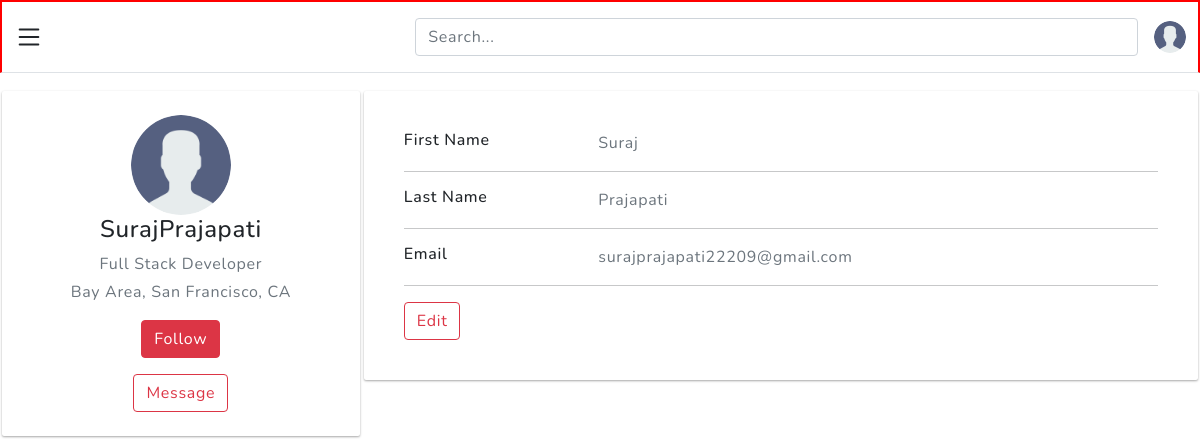
The page /user/profile/ (signed in) on the database its author committed.
### mysite/home/models.py (models this page shows)
class User(db.Model,UserMixin):
    id = db.Column(db.Integer,primary_key=True)
    firstname = db.Column(db.String(20),unique=False,nullable=False)
    lastname = db.Column(db.String(20),unique=False,nullable=False)
    email = db.Column(db.String(25),unique=True,nullable=False)
    is_admin = db.Column(db.Boolean,default=False,nullable=True)
    password = db.Column(db.String(20),unique=False,nullable=False)
    image_file = db.Column(db.String(50),nullable=False,default="default.png")
    user_created = db.Column(db.DateTime,nullable=False,default=datetime.utcnow)
    posts = db.relationship('Blog',backref='users',lazy=True)
    likes = db.relationship('Like',backref='users',lazy=True)
    fallowing = db.relationship('Fallow',secondary=user_fallow,backref='fallowers',lazy=True)

### mysite/user/views.py (the view)
@user.route('/profile/',methods=["GET","POST"])
@login_required
def user_profile():
  return render_template("user/profile.html")

### mysite/home/models.py (called while the page is built)
@login_manager.user_loader
def load_user(user_id):
    return User.query.get(user_id)

### mysite/templates/user/profile.html
{% extends 'base.html' %}
{% block content %}
{% include 'headers.html' %}
<div class="roww flex">
  <div class="coll-4 shadoww ">
    <div class="d-flex flex-column align-items-center text-center">
      <img src="/static/media/profile_pic/{{ current_user.image_file }}" alt="Admin" class="rounded-circle" width="100">
      <h4>{{ current_user.firstname }}{{ current_user.lastname }}</h4>
      <p class="text-secondary mb-1">
        Full Stack Developer
      </p>
      <p class="text-muted font-size-sm">
        Bay Area, San Francisco, CA
      </p>
      <button class="btn btn-danger mb-3">Follow</button>
      <button class="btn btn-outline-danger">Message</button>
    </div>
  </div>
  <div class="coll-6 shadoww radiuss">
    <div class="card-body">
      <div class="row">
        <div class="col-sm-3">
          <h6 class="mb-0">First Name</h6>
        </div>
        <div class="col-sm-9 text-secondary">
          {{ current_user.firstname }}
        </div>
      </div>
      <hr>
      <div class="row">
        <div class="col-sm-3">
          <h6 class="mb-0">Last Name</h6>
        </div>
        <div class="col-sm-9 text-secondary">
          {{ current_user.lastname }}
        </div>
      </div>
      <hr>
      <div class="row">
        <div class="col-sm-3">
          <h6 class="mb-0">Email</h6>
        </div>
        <div class="col-sm-9 text-secondary">
          {{ current_user.email }}
        </div>
      </div>
      <hr>
      <div class="row">
        <div class="col-sm-12">
          <a class="btn btn-outline-danger " href="/user/profileedit/{{ current_user.id }}">Edit</a>
        </div>
      </div>
    </div>
    {% endblock %}

### mysite/templates/base.html (shortened to what this page needs)
<!doctype html>
<html lang="en">
<head>
  <link rel="stylesheet" href="{{ url_for('static',filename='style.css' )}}" type="text/css" media="all" />
  <link href="https://cdn.jsdelivr.net/npm/bootstrap@5.1.3/dist/css/bootstrap.min.css" rel="stylesheet">
  <link rel="stylesheet" href="https://cdn.jsdelivr.net/npm/bootstrap-icons@1.7.2/font/bootstrap-icons.css">
</head>
<body>
  {% block content %}{% endblock %}
</body>
</html>

### mysite/templates/headers.html (shortened to what this page needs)
<header class="py-3 mb-3 border-bottom b-red">
  <div class="container-fluid d-grid gap-3 align-items-center" style="grid-template-columns: 1fr 2fr;">
    <a class="align-items-center text-dark" data-bs-toggle="offcanvas" href="#offcanvasExample" role="" aria-controls="offcanvasExample">
    </a>
    <div class="d-flex align-items-center">
      <form class="w-100 me-3">
        <input type="search" class="form-control" placeholder="Search..." aria-label="Search">
      </form>
      <div class="flex-shrink-0 dropdown">
        <a href="#" class="d-block link-dark text-decoration-none " id="dropdownUser2" data-bs-toggle="dropdown" aria-expanded="true">
          <img src="/static/media/profile_pic/{{ current_user.image_file }}" alt="mdo" width="32" height="32" class="rounded-circle">
        </a>
      </div>
    </div>
  </div>
</header>

### mysite/static/style.css (style rules this page uses)
* { margin: 0; padding: 0; box-sizing: border-box; font-family: 'Nunito', sans-serif; letter-spacing: 0.7px; }
.roww { margin: auto; max-width: 100vw; height: auto; }
.flex { display: flex; }
.coll-6 { margin: 2px; width: 70vw; height: 100%; padding: 2%; border-radius: 3px; }
.shadoww { border-radius: 2px; box-shadow: rgba(0, 0, 0, 0.12) 0px 1px 3px, rgba(0, 0, 0, 0.24) 0px 1px 2px; }
.coll-4 { margin: 2px; width: 30vw; height: 100%; padding: 2%; }
.b-red { border: 2px solid red; }

### rows shown on the page
User: image_file (placeholder picture), firstname "Suraj", lastname "Prajapati", email "surajprajapati22209@gmail.com"
